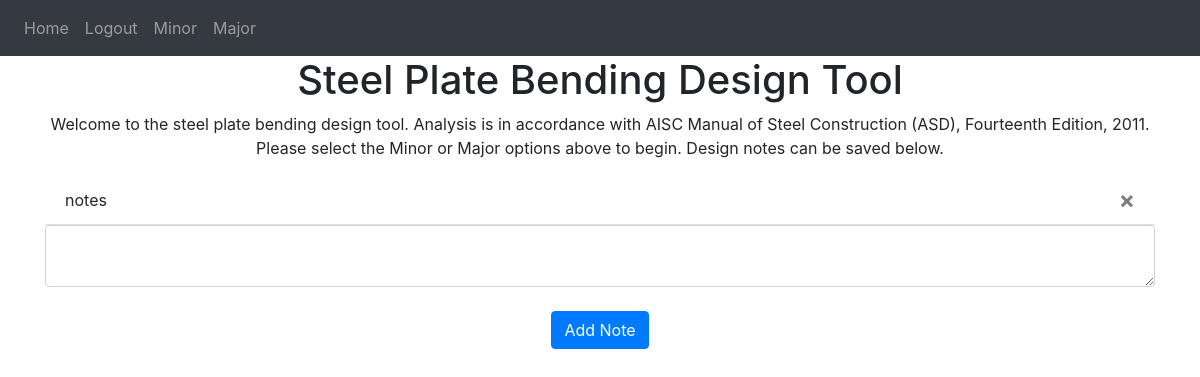
Page / (signed in) on the earlier database version.
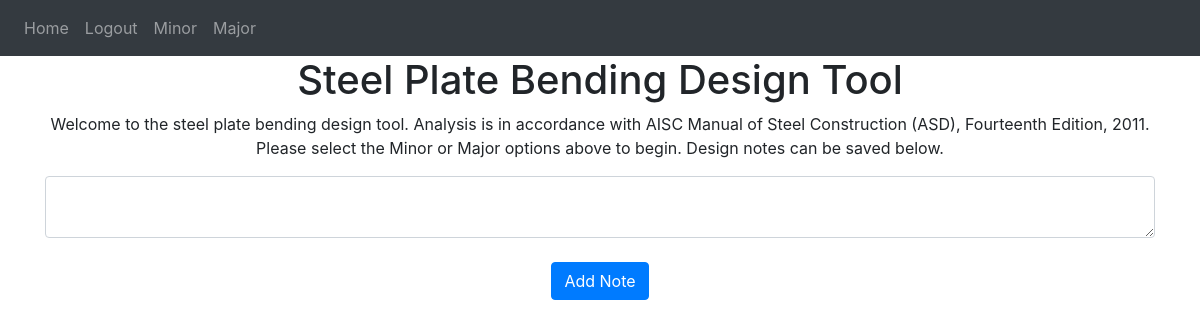
Same page on the later database version.
### webapp/models.py (models this page shows)
class Note(db.Model):
    id = db.Column(db.Integer, primary_key=True)
    data = db.Column(db.String(10000))
    date = db.Column(db.DateTime(timezone=True), default=func.now())
    user_id = db.Column(db.Integer, db.ForeignKey('user.id'))

### webapp/views.py (the view, shortened to what this page needs)
@views.route('/', methods=['GET', 'POST'])
@login_required
def home():
    return render_template("home.html", user=current_user)

### webapp/__init__.py (called while the page is built)
def create_app():
    app = Flask(__name__) #Initialize Flask app
    app.config['SECRET_KEY'] = 'DKFHSKFJD' #set secret key
    app.config['SQLALCHEMY_DATABASE_URI'] = 'sqlite:///' + DB_NAME #set local SQLite database
    db.init_app(app) #bind database to project
    from .views import views
    from .auth import auth
    app.register_blueprint(views, url_prefix='/')
    app.register_blueprint(auth, url_prefix='/')
    from .models import User, Note
    with app.app_context():
        db.create_all()
    login_manager = LoginManager()
    login_manager.login_view = 'auth.login'
    login_manager.init_app(app)
    @login_manager.user_loader
    def load_user(id):
        return User.query.get(int(id))
    return app

### webapp/templates/home.html (shortened to what this page needs)
{% extends "base.html" %}
{% block content %}
<h1 align="center">Steel Plate Bending Design Tool</h1>
<p align="center">Welcome to the steel plate bending design tool. Analysis is in accordance with AISC Manual of Steel Construction (ASD), Fourteenth Edition, 2011.
    Please select the Minor or Major options above to begin. Design notes can be saved below. </p>
<ul class="list-group list-group-flush" id="notes">
    {% for note in user.notes %}
    <li class="list-group-item">
        {{note.data}}
        <button type="button" class="close" onClick="deleteNote({{note.id}})">
            <span aria-hidden="true">&times;</span>
        </button>
        </li>
    {% endfor %}
</ul>
<form method="POST">
    <textarea name="note" id="note" class="form-control"></textarea>
    <br />
    <div align="center">
        <button type="submit" class="btn btn-primary">Add Note</button>
    </div>
</form>
{% endblock %}

### webapp/templates/base.html (shortened to what this page needs)
<!DOCTYPE html>
<html>
  <head>
    <link
      rel="stylesheet"
      href="https://stackpath.bootstrapcdn.com/bootstrap/4.4.1/css/bootstrap.min.css"
    />
    <link
      rel="stylesheet"
      href="https://stackpath.bootstrapcdn.com/font-awesome/4.7.0/css/font-awesome.min.css"
    />
  </head>
  <body>
    <nav class="navbar navbar-expand-lg navbar-dark bg-dark">
      <div class="collapse navbar-collapse" id="navbar">
        <div class="navbar-nav">
          {% if user.is_authenticated %}
          <a class="nav-item nav-link" id="home" href="/">Home</a>
          <a class="nav-item nav-link" id="logout" href="/logout">Logout</a>
            <a class="nav-item nav-link" id="minor" href="/minor">Minor</a>
            <a class="nav-item nav-link" id="major" href="/major">Major</a>
          {% else %}
          <a class="nav-item nav-link" id="login" href="/login">Login</a>
          <a class="nav-item nav-link" id="register" href="/register">Register</a>
          {% endif %}
        </div>
      </div>
    </nav>
    <div class="container">
      {% block content %}
      {% endblock %}
    </div>
  </body>
</html>

Differences in the rows shown:
removed Note: data "notes"
